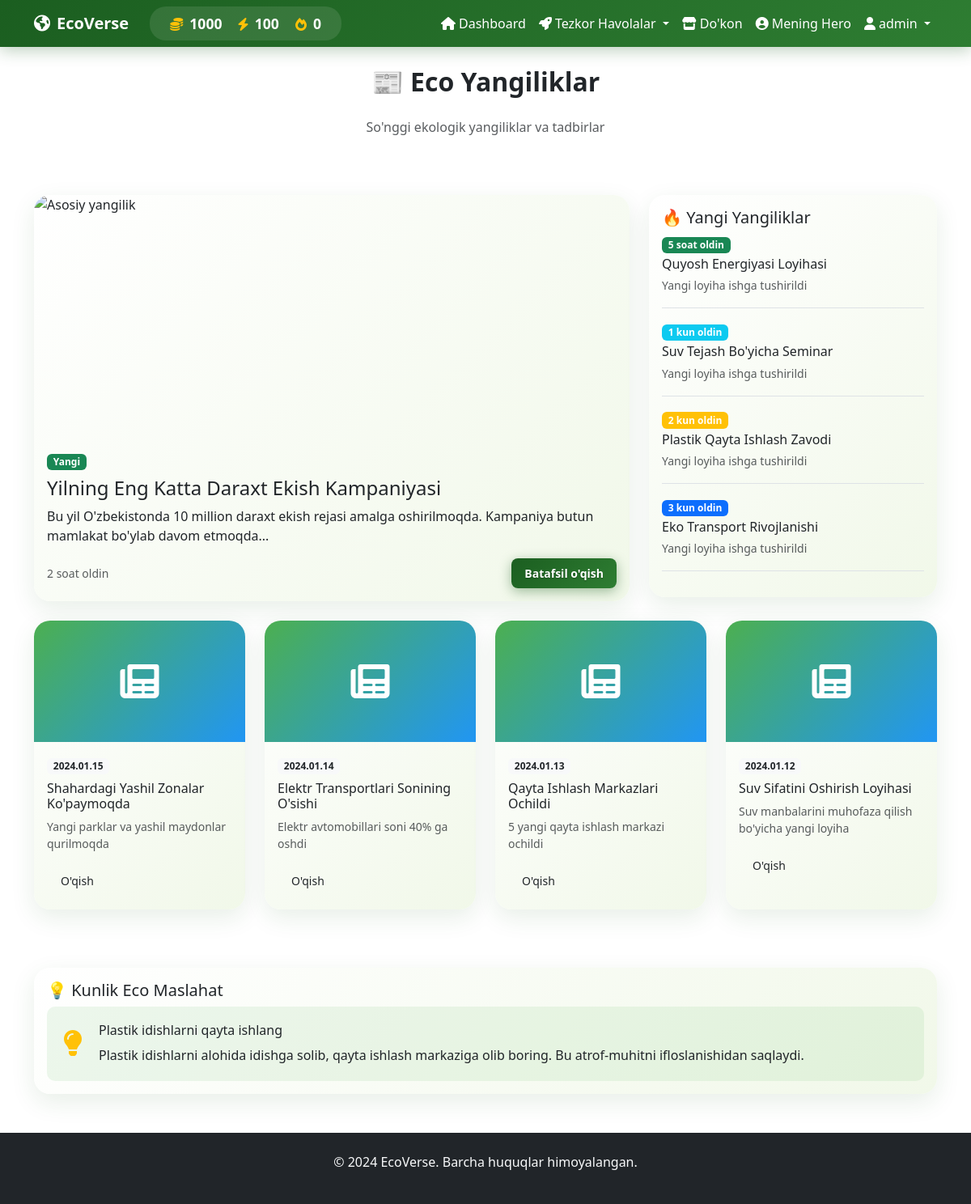
/news (signed in), run on the app's committed database.
### app.py (models this page shows)
class User(UserMixin, db.Model):
    id = db.Column(db.Integer, primary_key=True)
    username = db.Column(db.String(80), unique=True, nullable=False)
    email = db.Column(db.String(120), unique=True, nullable=False)
    password_hash = db.Column(db.String(200), nullable=False)
    role = db.Column(db.String(20), nullable=False, default='child')
    coins = db.Column(db.Integer, default=0)
    energy = db.Column(db.Integer, default=100)
    streak = db.Column(db.Integer, default=0)
    last_login = db.Column(db.DateTime)
    created_at = db.Column(db.DateTime, default=datetime.utcnow)
    avatar = db.Column(db.String(200), default='default.png')
    is_admin = db.Column(db.Boolean, default=False)
    last_daily_reset = db.Column(db.DateTime, default=datetime.utcnow)
    level = db.Column(db.Integer, default=1)
    experience = db.Column(db.Integer, default=0)

### app.py (the view)
@app.route('/news')
@login_required
def news():
    news_list = News.query.filter_by(status='active').order_by(News.created_at.desc()).all()
    now = datetime.utcnow()
    active_announcements = Announcement.query.filter(
        Announcement.is_active == True,
        Announcement.start_date <= now,
        Announcement.end_date >= now
    ).order_by(Announcement.created_at.desc()).all()
    print(f"📢 E'lonlar soni: {len(active_announcements)}")  # Debug uchun
    return render_template('news.html',
                         user=current_user,
                         news_list=news_list,
                         announcements=active_announcements)

### app.py (called while the page is built)
@login_manager.user_loader
def load_user(user_id):
    return db.session.get(User, int(user_id))

### templates/news.html (shortened to what this page needs)
{% extends "base.html" %}
{% block content %}
<div class="container mt-4">
    <div class="row mb-4">
        <div class="col-12">
            <h2 class="fw-bold text-center mb-4">📰 Eco Yangiliklar</h2>
            <p class="text-center text-muted mb-5">So'nggi ekologik yangiliklar va tadbirlar</p>
        </div>
    </div>
    <div class="row">
        <div class="col-lg-8 mb-4">
            <div class="card eco-card">
                <img src="{{ url_for('static', filename='images/news_main.jpg') }}" class="card-img-top" alt="Asosiy yangilik" style="height: 300px; object-fit: cover;">
                <div class="card-body">
                    <span class="badge bg-success mb-2">Yangi</span>
                    <h4 class="card-title">Yilning Eng Katta Daraxt Ekish Kampaniyasi</h4>
                    <p class="card-text">Bu yil O'zbekistonda 10 million daraxt ekish rejasi amalga oshirilmoqda. Kampaniya butun mamlakat bo'ylab davom etmoqda...</p>
                    <div class="d-flex justify-content-between align-items-center">
                        <small class="text-muted">2 soat oldin</small>
                        <a href="#" class="btn btn-eco btn-sm">Batafsil o'qish</a>
                    </div>
                </div>
            </div>
        </div>
        <div class="col-lg-4">
            <div class="card eco-card mb-4">
                <div class="card-body">
                    <h5 class="card-title">🔥 Yangi Yangiliklar</h5>
                    {% for news_item in [
                        {"title": "Quyosh Energiyasi Loyihasi", "time": "5 soat", "badge": "success"},
                        {"title": "Suv Tejash Bo'yicha Seminar", "time": "1 kun", "badge": "info"},
                        {"title": "Plastik Qayta Ishlash Zavodi", "time": "2 kun", "badge": "warning"},
                        {"title": "Eko Transport Rivojlanishi", "time": "3 kun", "badge": "primary"}
                    ] %}
                    <div class="news-item mb-3 pb-3 border-bottom">
                        <span class="badge bg-{{ news_item.badge }} mb-1">{{ news_item.time }} oldin</span>
                        <h6 class="mb-1">{{ news_item.title }}</h6>
                        <small class="text-muted">Yangi loyiha ishga tushirildi</small>
                    </div>
                    {% endfor %}
                </div>
            </div>
        </div>
    </div>
    <div class="row">
        {% for news in [
            {"title": "Shahardagi Yashil Zonalar Ko'paymoqda", "desc": "Yangi parklar va yashil maydonlar qurilmoqda", "img": "park.jpg", "date": "2024.01.15"},
            {"title": "Elektr Transportlari Sonining O'sishi", "desc": "Elektr avtomobillari soni 40% ga oshdi", "img": "electric_car.jpg", "date": "2024.01.14"},
            {"title": "Qayta Ishlash Markazlari Ochildi", "desc": "5 yangi qayta ishlash markazi ochildi", "img": "recycle.jpg", "date": "2024.01.13"},
            {"title": "Suv Sifatini Oshirish Loyihasi", "desc": "Suv manbalarini muhofaza qilish bo'yicha yangi loyiha", "img": "water.jpg", "date": "2024.01.12"}
        ] %}
        <div class="col-md-6 col-lg-3 mb-4">
            <div class="card eco-card h-100">
                <div class="card-img-container" style="height: 150px; background: linear-gradient(135deg, #4CAF50, #2196F3); display: flex; align-items: center; justify-content: center; color: white;">
                    <i class="fas fa-newspaper fa-3x"></i>
                </div>
                <div class="card-body">
                    <span class="badge bg-light text-dark mb-2">{{ news.date }}</span>
                    <h6 class="card-title">{{ news.title }}</h6>
                    <p class="card-text text-muted small">{{ news.desc }}</p>
                    <a href="#" class="btn btn-outline-eco btn-sm">O'qish</a>
                </div>
            </div>
        </div>
    </div>
    <div class="row mt-5">
        <div class="col-12">
            <div class="card eco-card">
                <div class="card-body">
                    <h5 class="card-title">💡 Kunlik Eco Maslahat</h5>
                    <div class="eco-tip">
                        <div class="tip-icon">
                            <i class="fas fa-lightbulb fa-2x text-warning"></i>
                        </div>
                        <div class="tip-content">
                            <h6>Plastik idishlarni qayta ishlang</h6>
                            <p class="mb-0">Plastik idishlarni alohida idishga solib, qayta ishlash markaziga olib boring. Bu atrof-muhitni ifloslanishidan saqlaydi.</p>
                        </div>
                    </div>
                </div>
            </div>
        </div>
    </div>
</div>
{% endblock %}

### templates/base.html (shortened to what this page needs)
<!DOCTYPE html>
<html lang="uz">
<head>
    <link href="https://cdn.jsdelivr.net/npm/bootstrap@5.3.0/dist/css/bootstrap.min.css" rel="stylesheet">
    <link rel="stylesheet" href="https://cdnjs.cloudflare.com/ajax/libs/font-awesome/6.0.0/css/all.min.css">
    <link rel="stylesheet" href="/static/css/eco-style.css">
    <link rel="stylesheet" href="/static/css/eco-animations.css">
</head>
<body>
    <nav class="navbar navbar-expand-lg navbar-dark navbar-eco">
        <div class="container">
            <a class="navbar-brand fw-bold" href="{{ url_for('dashboard') }}">
                <i class="fas fa-earth-americas me-2"></i>EcoVerse
            </a>
            {% if current_user.is_authenticated %}
            <div class="user-stats d-none d-md-flex">
                <div class="stat-item">
                    <i class="fas fa-coins text-warning me-1"></i>
                    <span class="stat-value text-white">{{ current_user.coins }}</span>
                </div>
                <div class="stat-item">
                    <i class="fas fa-bolt text-warning me-1"></i>
                    <span class="stat-value text-white">{{ current_user.energy }}</span>
                </div>
                <div class="stat-item">
                    <i class="fas fa-fire text-warning me-1"></i>
                    <span class="stat-value text-white">{{ current_user.streak }}</span>
                </div>
            </div>
            {% endif %}
            <div class="collapse navbar-collapse" id="navbarNav">
                <ul class="navbar-nav ms-auto">
                    {% if current_user.is_authenticated %}
                    <li class="nav-item">
                        <a class="nav-link" href="{{ url_for('dashboard') }}">
                            <i class="fas fa-home me-1"></i>Dashboard
                        </a>
                    </li>
                    <li class="nav-item dropdown">
                        <a class="nav-link dropdown-toggle" href="#" role="button" data-bs-toggle="dropdown">
                            <i class="fas fa-rocket me-1"></i>Tezkor Havolalar
                        </a>
                    </li>
                    <li class="nav-item">
                        <a class="nav-link" href="{{ url_for('shop') }}">
                            <i class="fas fa-store me-1"></i>Do'kon
                        </a>
                    </li>
                    <li class="nav-item">
                        <a class="nav-link" href="{{ url_for('hero') }}">
                            <i class="fas fa-user-circle me-1"></i>Mening Hero
                        </a>
                    </li>
                    <li class="nav-item dropdown">
                        <a class="nav-link dropdown-toggle" href="#" role="button" data-bs-toggle="dropdown">
                            <i class="fas fa-user me-1"></i>{{ current_user.username }}
                        </a>
                    </li>
                    {% endif %}
                </ul>
            </div>
        </div>
    </nav>
    <main>
        {% block content %}{% endblock %}
    </main>
    <footer class="bg-dark text-light py-4 mt-5">
        <div class="container text-center">
            <p>&copy; 2024 EcoVerse. Barcha huquqlar himoyalangan.</p>
        </div>
    </footer>
</body>
</html>

### static/css/eco-style.css (style rules this page uses)
:root { --header-green: #1B5E20; --header-green-dark: #145218; --header-green-light: #2E7D32; --button-green: #1B5E20; --button-green-hover: #145218; --button-green-light: #2E7D32; --primary-color: #1B5E20; --secondary-color: #2E7D32; --accent-color: #4CAF50; --light-green: #E8F5E8; --very-light-green: #F1F8E9; }
.btn-eco { background: linear-gradient(135deg, #1B5E20, #2E7D32) !important; color: white !important; border: none !important; border-radius: 10px; padding: 12px 25px; font-weight: 600; transition: all 0.3s ease; box-shadow: 0 4px 15px rgba(27, 94, 32, 0.4); text-shadow: 0 1px 2px rgba(0,0,0,0.3); }
.btn-sm { padding: 8px 16px !important; font-size: 0.875rem; border-radius: 8px; }
.btn-sm.btn-eco, .btn-sm.btn-primary, .btn-sm.btn-success { padding: 8px 16px !important; }

### static/css/eco-animations.css (style rules this page uses)
:root { --header-green: #1B5E20; --header-green-dark: #145218; --header-green-light: #2E7D32; --primary-color: #1B5E20; --secondary-color: #2E7D32; --accent-color: #4CAF50; --light-green: #E8F5E8; --very-light-green: #F1F8E9; --leaf-green: #388E3C; --nature-brown: #8D6E63; --sun-yellow: #FFD54F; --water-blue: #4FC3F7; }
.eco-card { background: linear-gradient(135deg, #FFFFFF 0%, var(--very-light-green) 100%); border: none; border-radius: 20px; box-shadow: 0 10px 30px rgba(27, 94, 32, 0.1); transition: all 0.4s ease; position: relative; overflow: hidden; }
.eco-card::before { content: ''; position: absolute; top: 0; left: -100%; width: 100%; height: 100%; background: linear-gradient(90deg, transparent, rgba(76, 175, 80, 0.1), transparent); transition: left 0.6s; }
.navbar-eco { background: linear-gradient(135deg, var(--header-green), var(--header-green-light)) !important; animation: welcomeFloat 1s ease-out 2s both; box-shadow: 0 4px 20px rgba(27, 94, 32, 0.3) !important; }

### templates/base.html (style rules this page uses)
.navbar-eco { background: linear-gradient(135deg, #1B5E20, #2E7D32) !important; box-shadow: 0 2px 10px rgba(0, 0, 0, 0.1); }
.user-stats { background: rgba(255, 255, 255, 0.1); border-radius: 20px; padding: 8px 15px; margin: 0 10px; }
.stat-item { display: inline-block; margin: 0 10px; text-align: center; }
.stat-value { font-weight: bold; font-size: 1.1em; }
.nav-link { color: white !important; transition: all 0.3s ease; }

### templates/news.html (style rules this page uses)
.news-item { transition: all 0.3s ease; }
.eco-tip { display: flex; align-items: center; gap: 20px; padding: 20px; background: rgba(76, 175, 80, 0.1); border-radius: 10px; }
.tip-icon { flex-shrink: 0; }
.tip-content { flex-grow: 1; }
.card-img-container { border-radius: 10px 10px 0 0; }

### data on the page
User: coins "1000", energy "100", streak "0", username "admin"

### other printed values
{{ news_item.time }} "5 soat" "1 kun" "2 kun" "3 kun"
{{ news_item.title }} "Quyosh Energiyasi Loyihasi" "Suv Tejash Bo'yicha Seminar" "Plastik Qayta Ishlash Zavodi" "Eko Transport Rivojlanishi"
{{ news.date }} "2024.01.15" "2024.01.14" "2024.01.13" "2024.01.12"
{{ news.title }} "Shahardagi Yashil Zonalar Ko'paymoqda" "Elektr Transportlari Sonining O'sishi" "Qayta Ishlash Markazlari Ochildi" "Suv Sifatini Oshirish Loyihasi"
{{ news.desc }} "Yangi parklar va yashil maydonlar qurilmoqda" "Elektr avtomobillari soni 40% ga oshdi" "5 yangi qayta ishlash markazi ochildi" "Suv manbalarini muhofaza qilish bo'yicha yangi loyiha"
